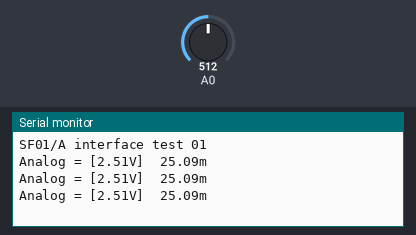
The sketch below on a simulated Arduino Uno, built with avr-gcc and run on an emulated ATmega328P. Parts: the last lines printed to the serial monitor. Inputs (shaded band) come from the test bench; at power-on: A0 = 512.

Above: at 1.8 s.
1.9 s: A0 set to 716
At 2.4 s:
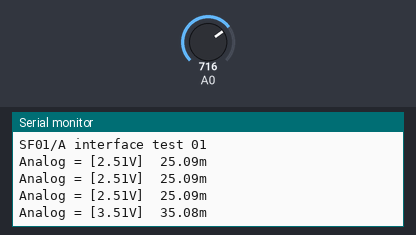
3.4 s: A0 set to 900
At 3.9 s:
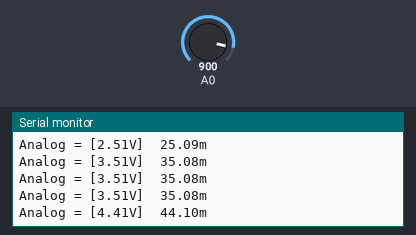
Timing chart, 0 to 6.4 s (numbered marks = the images above; inputs shaded):
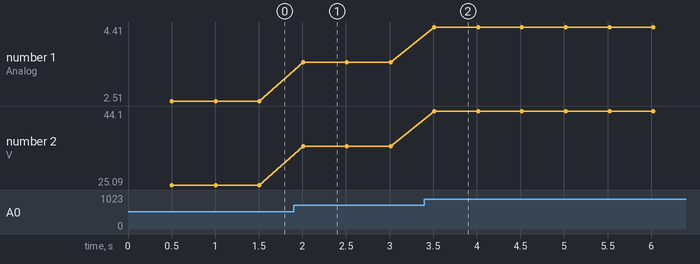

The sketch:

SF01_Arduino.ino
```cpp
/*
Introduction to the SF02 laser range finder
--------------------------------------------
  The SF02 is a low cost laser range finder (LRF) that works on the time-of-flight principle. The main specifications
  are:

    1. Range                  40m
    2. Update rate            12 readings per second
    3. Resolution             1cm
    4. Weight                 <80g
    5. Laser classification   Class 1M

  The SF02 can be used in many different applications. Primary communication is via a USB connection that gives
  the user access to the main settings available on the SF02. Before connecting the Arduino we recommend that
  you take a moment to configure these settings to meet the requirements of your project.


Introduction to the SF02_Arduino_01 sketch
------------------------------------------
  This sketch demonstrates three ways of connecting the SF02 laser range finder to the Arduino. These are:

    1. Connecting the auxiliary UART of the SF02 to a second serial port on the Arduino.
    2. Connecting the analog output of the SF02 to one of the ADC channels of the Arduino.
    3. Connecting the alarm output of the SF02 to a digital input of the Arduino.

  Which method you choose to use depends on what kind of project you're working on. For highest accuracy
  the serial port connection works best. For a quick distance estimate using minimal code the analog signal is the
  easiest to use. If you just need a warning when something gets close then the alarm signal is perfect for the job.


Method #1:: Using the auxiliary UART on the SF02
-------------------------------------------------
  The SF02 has a serial port on pins 8(TXD) and 9(RXD) of the screw terminal connector.
  The baud rate of this port can be set using the USB interface through a terminal program (see the
  SF02 Manual for the instructions on how to do this). The default baud rate is 9600.

  The Arduino has a built-in serial port that is connected to its USB interface.
  This is available for sending and receiving data from a PC. To communicate with the SF02 a
  second serial port needs to be instantiated using the SoftwareSerial library. Once this port is
  available, distance readings from the SF02 will be transmitted whenever a "d" character is sent to the SF02
  from the Arduino.


Method #2:: Using the analog output from the SF02
-------------------------------------------------
  The SF02 has an analog output on pin 7(0V-3.3V) of the screw terminal connector. The voltage on
  this output is updated whenever a new distance measurement is made. The Arduino can read the
  voltage at any time using one its analog input pins.


Method #3:: Using the alarm output from the SF02
------------------------------------------------
  The SF02 has an alarm signal output on pin 6 (0V/3.3V) of the screw terminal connector. This output changes state
  when the distance falls below the preset value define in the settings menu of the SF02. The Arduino can
  read this state at any time using one of its digital input pins.


Wiring
------
  Pin 10 is RXD on the Arduino and connects to terminal 8 on the SF02.
  Pin 11 is TXD on the Arduino and connects to terminal 9 on the SF02.
  Pin A0 is an ADC on the Arduino and connects to terminal 7 on the SF02.
  Pin 12 is a digital input on the Arduino and connects to terminal 6 on the SF02.
  GND on the Arduino connects to terminal 10 on the SF02.


The program
-----------
  This program reads the auxiliary UART, the analog output and the alarm of the SF02 every 0.5 seconds.
  It prints the result on the Arduino terminal using the USB port. The results are also stored as variables
  that can be accessed by other parts of the program. The results are displayed by the terminal as follows:

    Serial = [raw data] <distance in meters> :: Analog = [raw voltage] <distance in meters> :: Alarm = [raw bit] <alarm state>

  Before using this program please make sure that the settings in the SF02 match the definitions given below.
*/

// -- Include files --
#include <SoftwareSerial.h>                                             // This library is needed to create the second serial port on the Arduino

//-- System definitions --
#define terminal_baud_rate                9600                        // This baud rate should match the terminal application settings

//-- Arduino pin definitions --
#define serial_port_rxd_pin               10                            // These pin definitions can be changed to match your preferred Arduino connections
#define serial_port_txd_pin               11
#define analog_input_pin                  0
#define alarm_input_pin                   12

//-- SF02 settings definitions --
#define sf02_select_the_uart_baud_rate    9600                         // These SF02 settings must be changed to match the values entered into the SF02
#define sf02_set_the_0_0V_distance        0.0
#define sf02_set_the_3_3V_distance        33.00

//-- Arduino pin assignments --
SoftwareSerial sf02_serial(serial_port_rxd_pin, serial_port_txd_pin);  // Define the pins to be used for the second serial port
int sf02_analog_pin = analog_input_pin;                                // Define the pin to be used for the analog input of the ADC
int sf02_alarm_pin = alarm_input_pin;                                  // Define the pin to be used for the alarm input

//-- Variables --
float dist_meters_serial;                                              // This is the distance read through the second serial port
float dist_meters_analog;                                              // This is the distance calculated from the analog measurement
float analog_voltage;                                                  // The raw analog value
int alarm;                                                             // The alarm variable

char sf02_string[16], c;                                               // These are used to fetch the ASCII string from the SF02 using the second serial port
int i, analog;                                                         // Miscellaneous variables
float slope;

//-- The setup function --
void setup()
{
  Serial.begin(terminal_baud_rate);                                     // Open the main USB serial port on the Arduino ready for the terminal application
  while (!Serial);                                                      // Wait for serial port to connect.

  sf02_serial.begin(sf02_select_the_uart_baud_rate);                    // Open the second serial port to connect to the SF02

  pinMode(sf02_alarm_pin, INPUT);                                       // Prepare the digital input pin for the SF02 alarm

  slope = (sf02_set_the_3_3V_distance-sf02_set_the_0_0V_distance)/3.3;  // The slope value is used later to convert the analog voltage into a distance
  Serial.println("\r\nSF01/A interface test 01\r\n");                     // Print a test message to the Arduino terminal
}

//-- The main program runs forever --
void loop()
{
  delay(500);                                                           // This is a 0.5 second delay to set the update rate at approximately two readings per second
//-- Read the auxiliary UART of the SF02 using the second serial port of the Arduino --

  sf02_serial.write("d");                                               // Trigger the auxiliary UART on the SF02 and...

//-- Read the anaolg output of the SF02 using an ADC input of the Arduino --
  analog = analogRead(sf02_analog_pin);                                // Read the ADC value of the analog input pin
  analog_voltage = analog * 0.0049;                                    // Convert this into a voltage
  dist_meters_analog=analog_voltage*slope+sf02_set_the_0_0V_distance;  // Convert the voltage into a distance using the SF02 settings

//-- Display the results on the terminal --
  Serial.print("Analog = [");                                   // Print the analog results
  Serial.print(analog_voltage);
  Serial.print("V]  ");
  Serial.print(dist_meters_analog, 2);
  Serial.print("m  \r\n");                                     // Print the alarm status
}
//-- End of program --
```

Measured:
- after the input at 1.9 s, the serial monitor: prints a new line after 0.11 s (image 1)
- after the input at 3.4 s, the serial monitor: prints a new line after 0.11 s (image 2)
- plotted number 1: 2.51 → 3.51 after the input at 1.9 s, 3.51 → 4.41 after the input at 3.4 s
- plotted number 2: 25.09 → 35.08 after the input at 1.9 s, 35.08 → 44.1 after the input at 3.4 s
